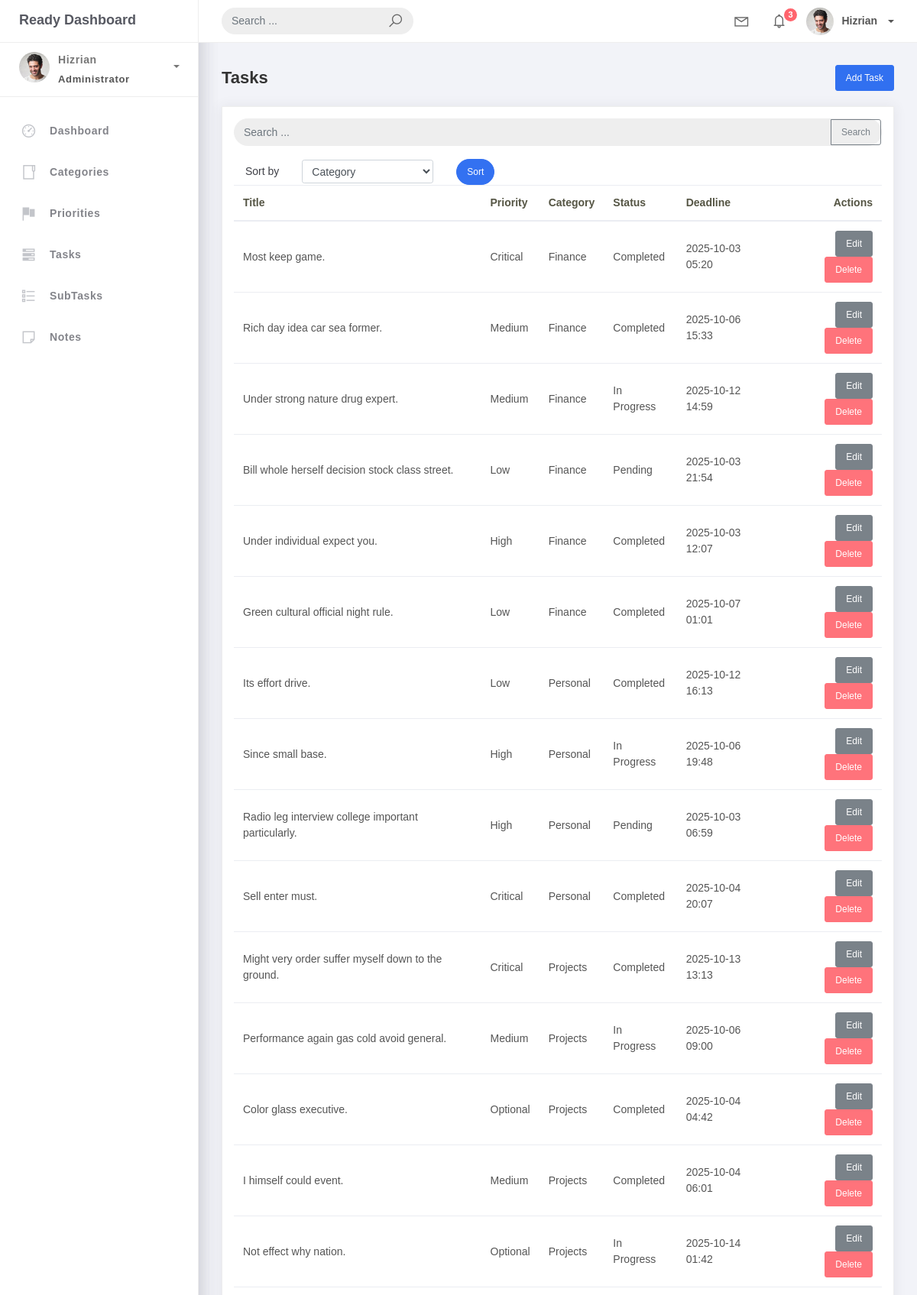
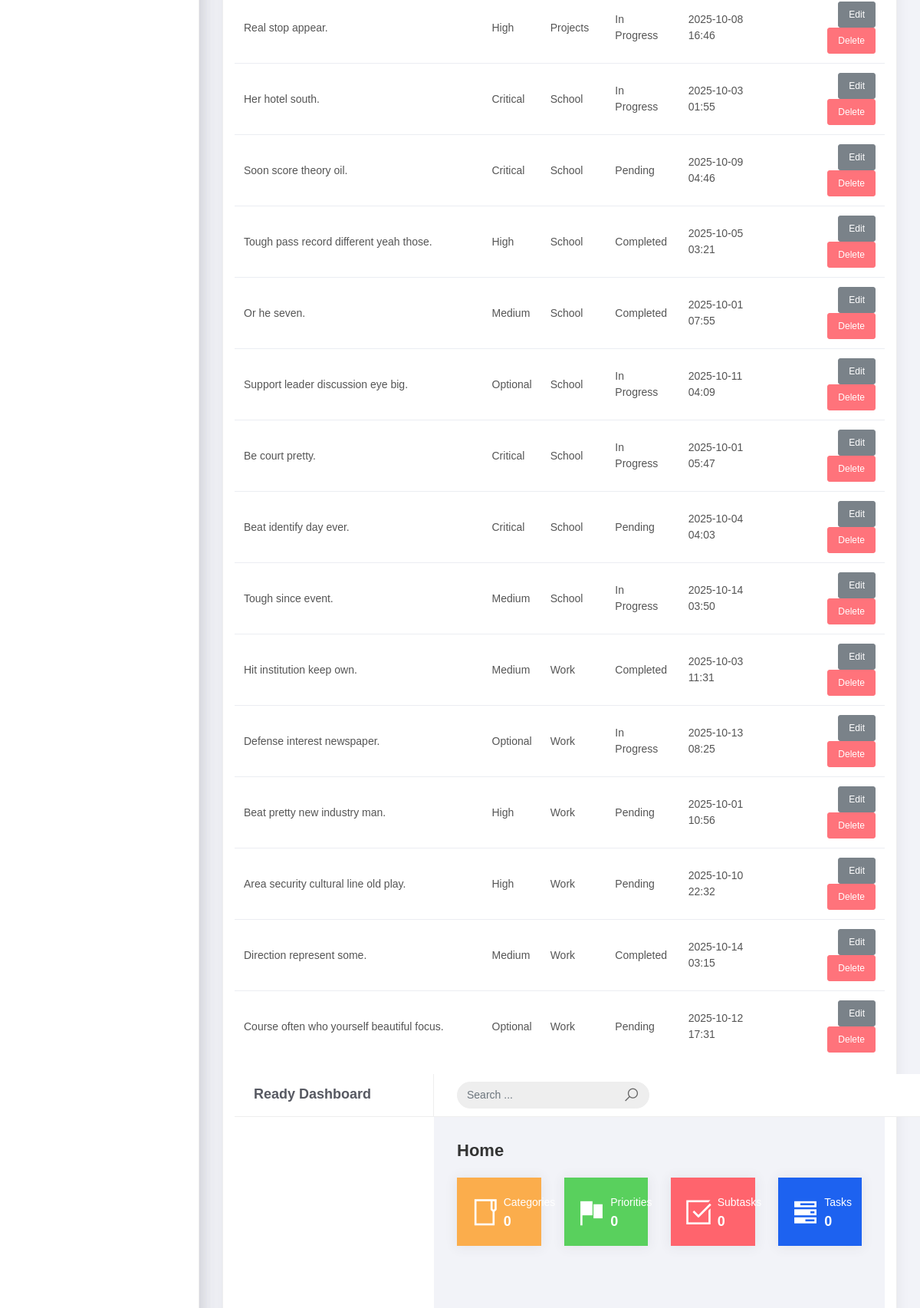
/tasks/ (upper part), run on the app's committed database (2 pictures, top to bottom).
### Application/models.py (models this page shows, shortened)
class BaseModel(models.Model):
    created_at = models.DateTimeField(auto_now_add=True)
    updated_at = models.DateTimeField(auto_now=True)
    class Meta:
        abstract = True

class Task(BaseModel):
    title = models.CharField(max_length=200)
    description = models.TextField(blank=True)
    status = models.CharField(max_length=50, choices=STATUS_CHOICES, default="Pending")
    deadline = models.DateTimeField(null=True, blank=True)
    priority = models.ForeignKey(Priority, on_delete=models.CASCADE, related_name='tasks')
    category = models.ForeignKey(Category, on_delete=models.CASCADE, related_name='tasks')

class Priority(BaseModel):
    name = models.CharField(max_length=100)
    class Meta:
        verbose_name = "Priority"
        verbose_name_plural = "Priorities"

class Category(BaseModel):
    name = models.CharField(max_length=100)
    class Meta:
        verbose_name = "Category"
        verbose_name_plural = "Categories"

### Application/views.py (the view, shortened to what this page needs)
# urls.py: path('tasks/', views.TaskListView.as_view(), name='task-list'),
class TaskListView(ListView):
    model = Task
    template_name = 'task_list.html'
    context_object_name = 'tasks'
    def get_ordering(self):
        allowed = [
            'title',
            'status',
            'deadline',
            'priority__name',
            'category__name',
            'created_at',
            '-created_at',
        ]
        sort_by = self.request.GET.get('sort_by')
        if sort_by in allowed:
            return sort_by
        return 'category__name'
    def get_queryset(self):
        qs = super().get_queryset().select_related('priority', 'category')
        q = self.request.GET.get('q')
        return qs
    def get_context_data(self, **kwargs):
        context = super().get_context_data(**kwargs)
        context['q'] = self.request.GET.get('q', '')
        context['sort_by'] = self.get_ordering()
        return context

### templates/task_list.html (shortened to what this page needs)
{% extends 'base.html' %}
{% block content %}
<div class="content">
  <div class="container-fluid">
    <h4 class="page-title d-flex justify-content-between align-items-center">
      <span>Tasks</span>
      <a href="{% url 'task-add' %}" class="btn btn-primary btn-sm">Add Task</a>
    </h4>
    <div class="card">
      <div class="card-body table-responsive">
        {% include 'includes/search_form.html' %}
        {% with current=sort_by|default:'category__name' %}
        <div class="col-md-12">
          <form method="get" class="row g-2 align-items-center">
            <div class="col-auto">
              <label for="taskSortSelect" class="col-form-label">Sort by</label>
            </div>
            <div class="col-auto">
              <select class="form-control form-control-sm" id="taskSortSelect" name="sort_by" onchange="this.form.submit()">
                <option value="category__name" {% if current == 'category__name' %}selected{% endif %}>Category</option>
              </select>
            </div>
            <div class="col-auto">
              <button type="submit" class="btn btn-primary btn-sm btn-rounded">Sort</button>
            </div>
          </form>
        </div>
        {% endwith %}
        <table class="table">
          <thead>
            <tr>
              <th>Title</th>
              <th>Priority</th>
              <th>Category</th>
              <th>Status</th>
              <th>Deadline</th>
              <th class="text-right">Actions</th>
            </tr>
          </thead>
          <tbody>
            {% for task in tasks %}
            <tr>
              <td>{{ task.title }}</td>
              <td>{{ task.priority.name }}</td>
              <td>{{ task.category.name }}</td>
              <td>{{ task.status }}</td>
              <td>{{ task.deadline|date:'Y-m-d H:i' }}</td>
              <td class="text-right">
                <a href="{% url 'task-edit' task.pk %}" class="btn btn-sm btn-secondary">Edit</a>
                <a href="{% url 'task-delete' task.pk %}" class="btn btn-sm btn-danger">Delete</a>
              </td>
            </tr>
            {% empty %}
            <tr>
              <td colspan="6">No tasks yet.</td>
            </tr>
            {% endfor %}
          </tbody>
        </table>
        {% include 'includes/pagination.html' %}
{% endblock %}

### templates/base.html (shortened to what this page needs)
{% load static %}
<!DOCTYPE html>
<html>
<head>
    <link rel="stylesheet" href="{% static 'css/bootstrap.min.css' %}">
    <link rel="stylesheet" href="{% static 'css/ready.css' %}">
    <link rel="stylesheet" href="{% static 'css/demo.css' %}">
</head>
<body>
    <div class="wrapper">
        <div class="main-header">
            <div class="logo-header">
                <a href="index.html" class="logo">
                    Ready Dashboard
                </a>
            </div>
            <nav class="navbar navbar-header navbar-expand-lg">
                <div class="container-fluid">
                    <form class="navbar-left navbar-form nav-search mr-md-3" action="">
                        <div class="input-group">
                            <input type="text" placeholder="Search ..." class="form-control">
                            <div class="input-group-append">
                                <span class="input-group-text">
                                    <i class="la la-search search-icon"></i>
                                </span>
                            </div>
                        </div>
                    </form>
                    <ul class="navbar-nav topbar-nav ml-md-auto align-items-center">
                        <li class="nav-item dropdown hidden-caret">
                            <a class="nav-link dropdown-toggle" href="#" id="navbarDropdown" role="button"
                                data-toggle="dropdown" aria-haspopup="true" aria-expanded="false">
                                <i class="la la-envelope"></i>
                            </a>
                        </li>
                        <li class="nav-item dropdown hidden-caret">
                            <a class="nav-link dropdown-toggle" href="#" id="navbarDropdown" role="button"
                                data-toggle="dropdown" aria-haspopup="true" aria-expanded="false">
                                <i class="la la-bell"></i>
                                <span class="notification">3</span>
                            </a>
                        </li>
                        <li class="nav-item dropdown">
                            <a class="dropdown-toggle profile-pic" data-toggle="dropdown" href="#"
                                aria-expanded="false"> <img src="../assets/img/profile.jpg" alt="user-img" width="36"
                                    class="img-circle"><span>Hizrian</span></span> </a>
                        </li>
                    </ul>
                </div>
            </nav>
        </div>
        <div class="sidebar">
            <div class="scrollbar-inner sidebar-wrapper">
                <div class="user">
                    <div class="photo">
                        <img src="../assets/img/profile.jpg">
                    </div>
                    <div class="info">
                        <a class="" data-toggle="collapse" href="#collapseExample" aria-expanded="true">
                            <span>
                                Hizrian
                                <span class="user-level">Administrator</span>
                                <span class="caret"></span>
                            </span>
                        </a>
                    </div>
                </div>
                <ul class="nav">
                    <li class="nav-item">
                        <a href="/">
                            <i class="la la-dashboard"></i>
                            <p>Dashboard</p>
                        </a>
                    </li>
                    <li class="nav-item">
                        <a href="{% url 'category-list' %}">
                            <i class="la la-folder"></i>
                            <p>Categories</p>
                        </a>
                    </li>
                    <li class="nav-item">
                        <a href="{% url 'priority-list' %}">
                            <i class="la la-flag"></i>
                            <p>Priorities</p>
                        </a>
                    </li>
                    <li class="nav-item">
                        <a href="{% url 'task-list' %}">
                            <i class="la la-tasks"></i>
                            <p>Tasks</p>
                        </a>
                    </li>
                    <li class="nav-item">
                        <a href="{% url 'subtask-list' %}">
                            <i class="la la-list"></i>
                            <p>SubTasks</p>
                        </a>
                    </li>
                    <li class="nav-item">
                        <a href="{% url 'note-list' %}">
                            <i class="la la-sticky-note"></i>
                            <p>Notes</p>
                        </a>
                    </li>
                </ul>
            </div>
        </div>
        <div class="main-panel">
            {% block content %}{% endblock %}
        </div>
        <footer class="footer">
        </footer>
    </div>
    </div>
    </div>
</body>
</html>

### templates/includes/search_form.html (shortened to what this page needs)
<form class="navbar-left navbar-form nav-search mb-3" method="get" action="">
  <div class="input-group">
    <input type="text" placeholder="Search ..." class="form-control" name="q" value="{{ q }}" />
    <div class="input-group-append">
      <button type="submit" class="btn btn-sm btn-outline-secondary">Search</button>
    </div>
  </div>
</form>

### templates/includes/pagination.html
{% extends 'base.html' %}
{% load static %}
{% block content %}
<div class="content">
  <div class="container-fluid">
    <h4 class="page-title">Home</h4>
    <div class="row">
      <div class="col-md-3">
        <div class="card card-stats card-warning">
          <div class="card-body">
            <div class="row">
              <div class="col-5">
                <div class="icon-big text-center">
                  <i class="la la-folder"></i>
                </div>
              </div>
              <div class="col-7 d-flex align-items-center">
                <div class="numbers">
                  <p class="card-category">Categories</p>
                  <h4 class="card-title">{{ categories_count|default:"0" }}</h4>
                </div>
              </div>
            </div>
          </div>
        </div>
      </div>
      <div class="col-md-3">
        <div class="card card-stats card-success">
          <div class="card-body">
            <div class="row">
              <div class="col-5">
                <div class="icon-big text-center">
                  <i class="la la-flag"></i>
                </div>
              </div>
              <div class="col-7 d-flex align-items-center">
                <div class="numbers">
                  <p class="card-category">Priorities</p>
                  <h4 class="card-title">{{ priorities_count|default:"0" }}</h4>
                </div>
              </div>
            </div>
          </div>
        </div>
      </div>
      <div class="col-md-3">
        <div class="card card-stats card-danger">
          <div class="card-body">
            <div class="row">
              <div class="col-5">
                <div class="icon-big text-center">
                  <i class="la la-check-square"></i>
                </div>
              </div>
              <div class="col-7 d-flex align-items-center">
                <div class="numbers">
                  <p class="card-category">Subtasks</p>
                  <h4 class="card-title">{{ subtasks_count|default:"0" }}</h4>
                </div>
              </div>
            </div>
          </div>
        </div>
      </div>
      <div class="col-md-3">
        <div class="card card-stats card-primary">
          <div class="card-body">
            <div class="row">
              <div class="col-5">
                <div class="icon-big text-center">
                  <i class="la la-tasks"></i>
                </div>
              </div>
              <div class="col-7 d-flex align-items-center">
                <div class="numbers">
                  <p class="card-category">Tasks</p>
                  <h4 class="card-title">{{ tasks_count|default:"0" }}</h4>
                </div>
              </div>
            </div>
          </div>
        </div>
      </div>
    </div>
  </div>
</div>
{% endblock %}

### data on the page
Task: title "Most keep game.", priority.name "Critical", category.name "Finance", status "Completed", deadline "2025-10-03 05:20"
Task: title "Rich day idea car sea former.", priority.name "Medium", category.name "Finance", status "Completed", deadline "2025-10-06 15:33"
Task: title "Under strong nature drug expert.", priority.name "Medium", category.name "Finance", status "In Progress", deadline "2025-10-12 14:59"
Task: title "Bill whole herself decision stock class street.", priority.name "Low", category.name "Finance", status "Pending", deadline "2025-10-03 21:54"
Task: title "Under individual expect you.", priority.name "High", category.name "Finance", status "Completed", deadline "2025-10-03 12:07"
Task: title "Green cultural official night rule.", priority.name "Low", category.name "Finance", status "Completed", deadline "2025-10-07 01:01"
Task: title "Its effort drive.", priority.name "Low", category.name "Personal", status "Completed", deadline "2025-10-12 16:13"
Task: title "Since small base.", priority.name "High", category.name "Personal", status "In Progress", deadline "2025-10-06 19:48"
Task: title "Radio leg interview college important particularly.", priority.name "High", category.name "Personal", status "Pending", deadline "2025-10-03 06:59"
Task: title "Sell enter must.", priority.name "Critical", category.name "Personal", status "Completed", deadline "2025-10-04 20:07"
Task: title "Might very order suffer myself down to the ground.", priority.name "Critical", category.name "Projects", status "Completed", deadline "2025-10-13 13:13"
Task: title "Performance again gas cold avoid general.", priority.name "Medium", category.name "Projects", status "In Progress", deadline "2025-10-06 09:00"
Task: title "Color glass executive.", priority.name "Optional", category.name "Projects", status "Completed", deadline "2025-10-04 04:42"
Task: title "I himself could event.", priority.name "Medium", category.name "Projects", status "Completed", deadline "2025-10-04 06:01"
Task: title "Not effect why nation.", priority.name "Optional", category.name "Projects", status "In Progress", deadline "2025-10-14 01:42"
Task: title "Real stop appear.", priority.name "High", category.name "Projects", status "In Progress", deadline "2025-10-08 16:46"
Task: title "Her hotel south.", priority.name "Critical", category.name "School", status "In Progress", deadline "2025-10-03 01:55"
Task: title "Soon score theory oil.", priority.name "Critical", category.name "School", status "Pending", deadline "2025-10-09 04:46"
Task: title "Tough pass record different yeah those.", priority.name "High", category.name "School", status "Completed", deadline "2025-10-05 03:21"
Task: title "Or he seven.", priority.name "Medium", category.name "School", status "Completed", deadline "2025-10-01 07:55"
Task: title "Support leader discussion eye big.", priority.name "Optional", category.name "School", status "In Progress", deadline "2025-10-11 04:09"
Task: title "Be court pretty.", priority.name "Critical", category.name "School", status "In Progress", deadline "2025-10-01 05:47"
Task: title "Beat identify day ever.", priority.name "Critical", category.name "School", status "Pending", deadline "2025-10-04 04:03"
Task: title "Tough since event.", priority.name "Medium", category.name "School", status "In Progress", deadline "2025-10-14 03:50"
Task: title "Hit institution keep own.", priority.name "Medium", category.name "Work", status "Completed", deadline "2025-10-03 11:31"
Task: title "Defense interest newspaper.", priority.name "Optional", category.name "Work", status "In Progress", deadline "2025-10-13 08:25"
Task: title "Beat pretty new industry man.", priority.name "High", category.name "Work", status "Pending", deadline "2025-10-01 10:56"
Task: title "Area security cultural line old play.", priority.name "High", category.name "Work", status "Pending", deadline "2025-10-10 22:32"
Task: title "Direction represent some.", priority.name "Medium", category.name "Work", status "Completed", deadline "2025-10-14 03:15"
Task: title "Course often who yourself beautiful focus.", priority.name "Optional", category.name "Work", status "Pending", deadline "2025-10-12 17:31"

### other printed values
{{ categories_count|default:"0" }} "0"
{{ priorities_count|default:"0" }} "0"
{{ subtasks_count|default:"0" }} "0"
{{ tasks_count|default:"0" }} "0"
